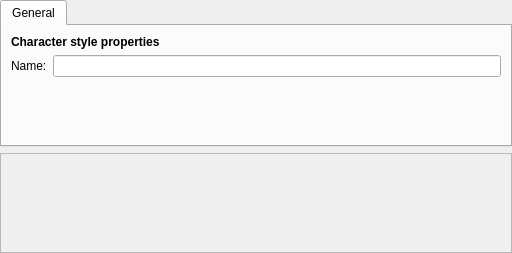
<?xml version="1.0" encoding="UTF-8"?>
<ui version="4.0">
 <class>CharacterGeneral</class>
 <widget class="QWidget" name="CharacterGeneral">
  <property name="geometry">
   <rect>
    <x>0</x>
    <y>0</y>
    <width>512</width>
    <height>253</height>
   </rect>
  </property>
  <layout class="QVBoxLayout" name="verticalLayout">
   <property name="margin">
    <number>0</number>
   </property>
   <item>
    <widget class="QTabWidget" name="tabs">
     <property name="sizePolicy">
      <sizepolicy hsizetype="Expanding" vsizetype="Expanding">
       <horstretch>99</horstretch>
       <verstretch>0</verstretch>
      </sizepolicy>
     </property>
     <widget class="QWidget" name="generalTab">
      <attribute name="title">
       <string>General</string>
      </attribute>
      <layout class="QGridLayout">
       <item row="0" column="0" colspan="2">
        <widget class="QLabel" name="label_2">
         <property name="sizePolicy">
          <sizepolicy hsizetype="Preferred" vsizetype="Fixed">
           <horstretch>0</horstretch>
           <verstretch>0</verstretch>
          </sizepolicy>
         </property>
         <property name="text">
          <string>&lt;b&gt;Character style properties&lt;/b&gt;</string>
         </property>
        </widget>
       </item>
       <item row="1" column="0">
        <widget class="QLabel" name="label">
         <property name="text">
          <string>Name:</string>
         </property>
         <property name="buddy">
          <cstring>name</cstring>
         </property>
        </widget>
       </item>
       <item row="1" column="1">
        <widget class="QLineEdit" name="name"/>
       </item>
       <item row="2" column="1">
        <spacer name="verticalSpacer">
         <property name="orientation">
          <enum>Qt::Vertical</enum>
         </property>
         <property name="sizeHint" stdset="0">
          <size>
           <width>20</width>
           <height>40</height>
          </size>
         </property>
        </spacer>
       </item>
      </layout>
     </widget>
    </widget>
   </item>
   <item>
    <widget class="FormattingPreview" name="preview">
     <property name="minimumSize">
      <size>
       <width>500</width>
       <height>100</height>
      </size>
     </property>
     <property name="frameShape">
      <enum>QFrame::StyledPanel</enum>
     </property>
     <property name="frameShadow">
      <enum>QFrame::Raised</enum>
     </property>
    </widget>
   </item>
  </layout>
 </widget>
 <customwidgets>
  <customwidget>
   <class>FormattingPreview</class>
   <extends>QFrame</extends>
   <header>dialogs/FormattingPreview.h</header>
   <container>1</container>
  </customwidget>
 </customwidgets>
 <resources/>
 <connections/>
</ui>
